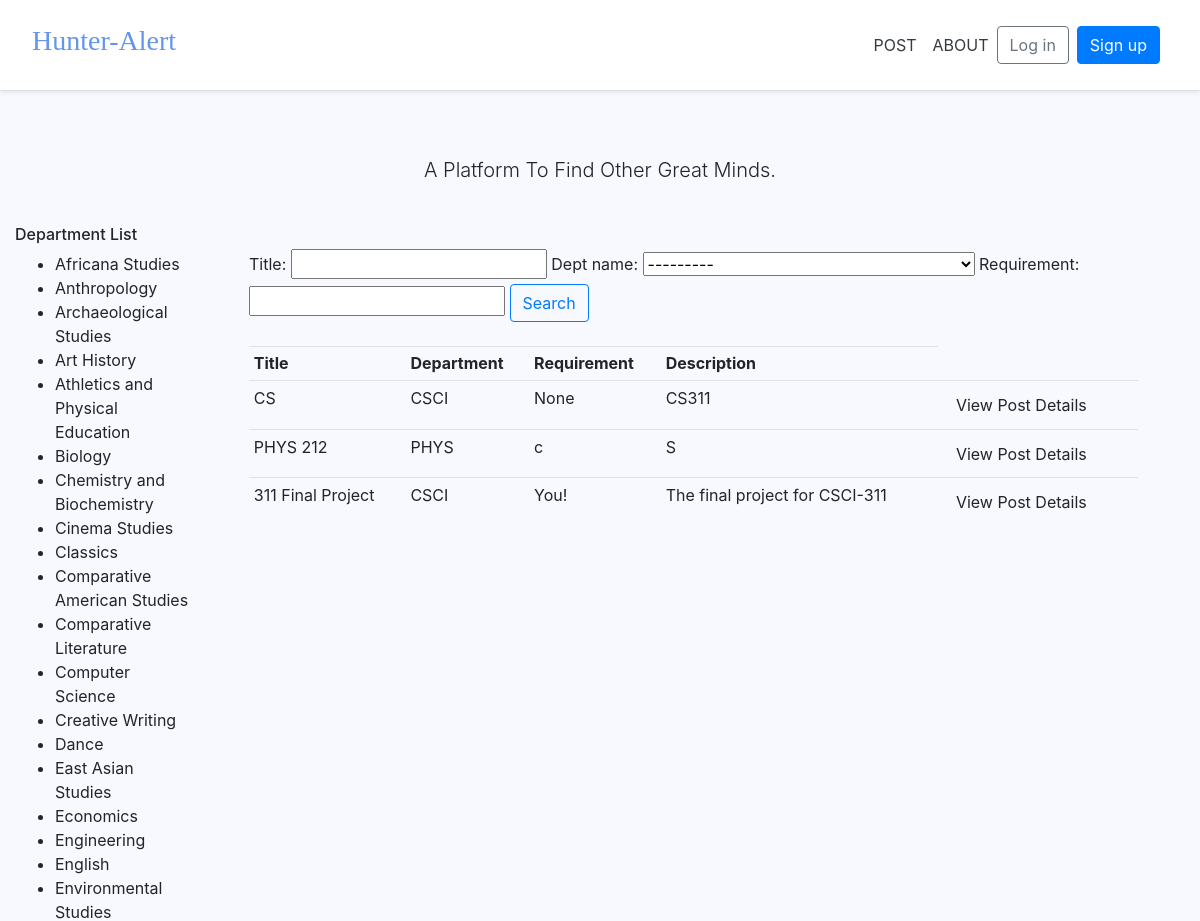
The app's page / (upper part), older data.
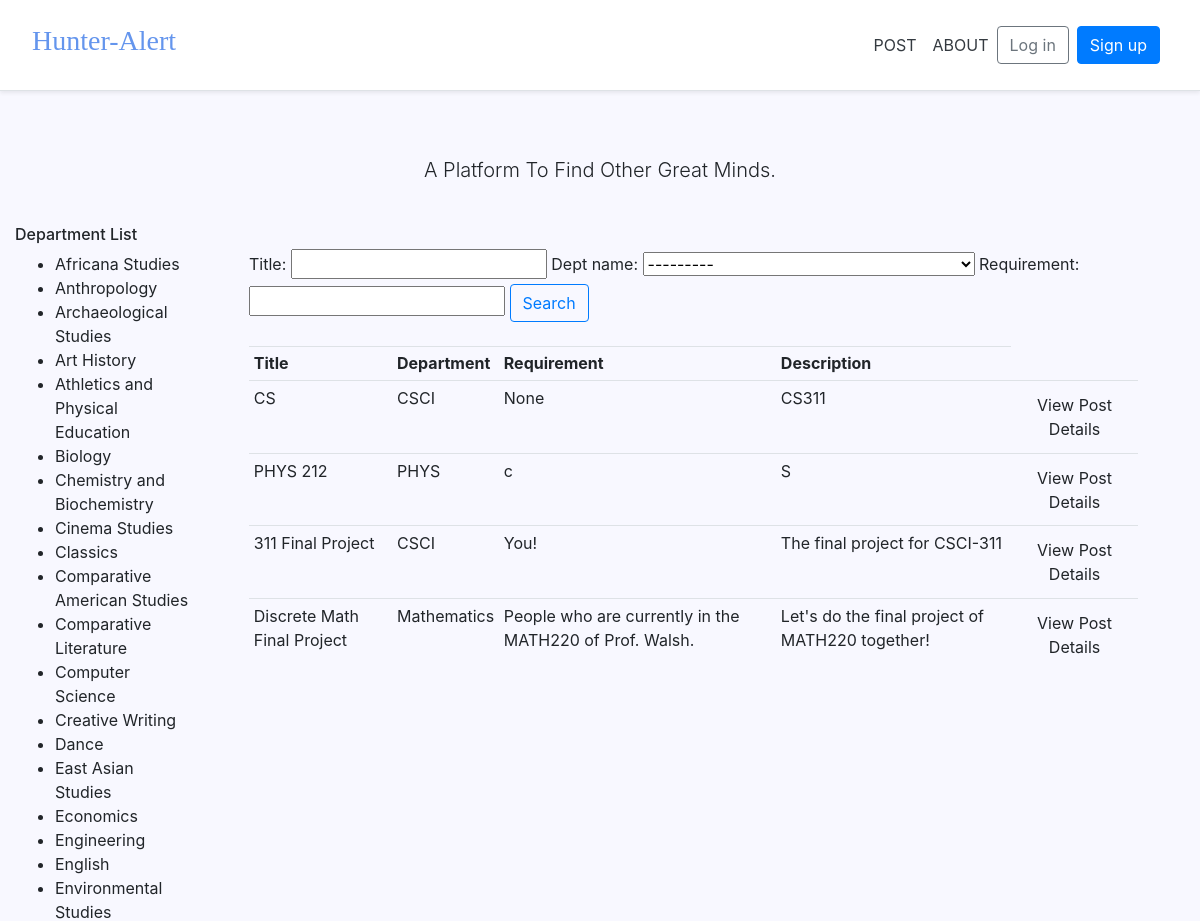
The same page, newer data.
### pages/models.py (models this page shows, shortened)
class Post(models.Model):
    class DeptName(models.TextChoices):
        Africana_Studies = "Africana Studies"
        Anthropology = "Anthropology"
        Archaeological_Studies = "Archaeological Studies"
        Art_History = "Art History"
        Studio_Art = "Studio Art"
        Athletics_and_Physical_Education = "Athletics and Physical Education"
        Biology = "Biology"
        Chemistry_and_Biochemistry = "Chemistry and Biochemistry"
        Cinema_Studies = "Cinema Studies"
        Classics = "Classics"
        Comparative_American_Studies = "Comparative American Studies"
        Comparative_Literature = "Comparative Literature"
        Computer_Science = "Computer Science"
        Creative_Writing = "Creative Writing"
        Dance = "Dance"
        Chinese = "Chinese"
        Japanese = "Japanese"
        East_Asian_Studies = "East Asian Studies"
        Economics = "Economics"
        Engineering = "Engineering"
        English = "English"
        Environmental_Studies = "Environmental Studies"
        French = "French"
        Italian = "Italian"
        Gender_Sexuality_and_Feminist_Studies = "Gender, Sexuality, and Feminist Studies"
        Geology = "Geology"
        German_Language_and_Literatures = "German Language and Literatures"
        Hispanic_Studies = "Hispanic Studies"
        History = "History"
        Jewish_Studies = "Jewish Studies"
        Latin_American_Studies = "Latin American Studies"
        Law_and_Society = "Law and Society"
        Learning_Across_Disciplines = "Learning Across the Disciplines"
        Mathematics = "Mathematics"
        Middle_East_and_North_Africa_Studies = "Middle East and North Africa Studies"
        Musical_Studies = "Musical Studies"
        Neuroscience = "Neuroscience"
        Philosophy = "Philosophy"
        Physics = "Physics"
        Astronomy = "Astronomy"
        Politics = "Politics"
        Psychology = "Psychology"
        Religion = "Religion"
        Rhetoric_and_Composition = "Rhetoric and Composition"
        Russian_Language_Literature_and_Culture = "Russian Language, Literature and Culture"
        Russian_and_East_European_Studies = "Russian and East European Studies"
        Sociology = "Sociology"
        Theater = "Theater"
        Non_Academic = "Other than academic"
    user = models.ForeignKey(CustomUser, null=True, on_delete=models.CASCADE)
    yourname = models.CharField(max_length=120, null=True)
    title = models.CharField(max_length=120, null=True)
    description = models.TextField(blank=False, null=True)
    dept_name = models.CharField(max_length=120, choices=DeptName.choices, default=DeptName.Non_Academic)
    requirement = models.TextField(blank=False, null=True)
    deadline = models.CharField(max_length=120, null=True)
    date_posted = models.DateTimeField(default=timezone.now)
    email = models.CharField(max_length=50, null=True)

### pages/views.py (the view)
# urls.py: path('', HomePageView, name='home'),
def HomePageView(request):
    posts = Post.objects.all()
    myFilter = PostFilters(request.GET, queryset=posts)
    posts = myFilter.qs
    context = {
        'posts' : posts,
        'myFilter' : myFilter
     }
    return render(request, 'pages/home.html', context)

### templates/pages/home.html (shortened to what this page needs)
{% extends '_base.html' %}
{% load static %}
{% block content %}
<div class="pricing-header px-3 py-3 pt-md-5 pb-md-4 mx-auto text-center">
  <p class="lead">A Platform To Find Other Great Minds.</p>
</div>
<div style="float:left; width:15%;">
	<h6>Department List</h6>
	<ul>
		<li>Africana Studies</li>
		<li>Anthropology</li>
		<li>Archaeological Studies</li>
		<li>Art History</li>
		<li>Athletics and Physical Education</li>
		<li>Biology</li>
		<li>Chemistry and Biochemistry</li>
		<li>Cinema Studies</li>
		<li>Classics</li>
		<li>Comparative American Studies</li>
		<li>Comparative Literature</li>
		<li>Computer Science</li>
		<li>Creative Writing</li>
		<li>Dance</li>
		<li>East Asian Studies</li>
		<li>Economics</li>
		<li>Engineering</li>
		<li>English</li>
		<li>Environmental Studies</li>
	</ul>
</div>
<br>
<div style="float:right; width:80%;">
	<div class="row">
		<div class="col">
				<form method="get">
					{{myFilter.form}}
				<button class="btn btn-outline-primary" type="submit">Search</button>
				</form>
		</div>
	</div>
	<br>
	<div style="float:left; width:95%;">
		<div class="row">
			<div class="col-md">
				<table class="table table-sm">
					<tr>
						<th>Title</th>
						<th>Department</th>
						<th>Requirement</th>
						<th>Description</th>
					</tr>
					{% for post in posts %}
					<tr>
						<td>{{post.title}}</td>
						<td>{{post.dept_name}}</td>
						<td>{{post.requirement}}</td>
						<td>{{post.description}}</td>
						<td>
							<a class="btn" href="{% url 'detail' post.id %}">View Post Details</a>
						</td>
					</tr>
					{% endfor %}
				</table>
			</div>
		</div>
	</div>
</div>
{% endblock content %}

Row changes from the older to the newer data that the page shows:
added Post: title "Discrete Math Final Project", dept_name "Mathematics", requirement "People who are currently in the MATH220 of Prof. Walsh.", description "Let's do the final project of MATH220 together!"
